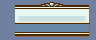

Rendered tile map (Tiled .tmx) drawn with the repository's tilesets; below, a short description and the full map source, tile grids included:
An orthogonal 12x5 tile map with 8x8 px tiles, 1 tile layer (Tile Layer 1).

<map version="1.4" tiledversion="2020.12.18" orientation="orthogonal" renderorder="right-down" width="12" height="5" tilewidth="8" tileheight="8" infinite="0" nextlayerid="2" nextobjectid="1">
 <tileset firstgid="1" name="mapBattleTiles" tilewidth="8" tileheight="8" tilecount="128" columns="32">
  <image source="mapBattleTiles.png" trans="ff0000" width="256" height="32" />
 </tileset>
 <layer id="1" name="Tile Layer 1" width="12" height="5">
  <data encoding="csv">
1,2,3,3,3,5,6,2147483653,3,3,3,4,
1,11,12,12,12,12,12,12,12,12,12,15,
1,20,22,23,23,23,23,23,23,23,2147483670,24,
1,28,30,30,30,30,30,30,30,30,30,31,
1,7,8,9,9,9,9,9,9,9,2147483656,10
</data>
 </layer>
</map>